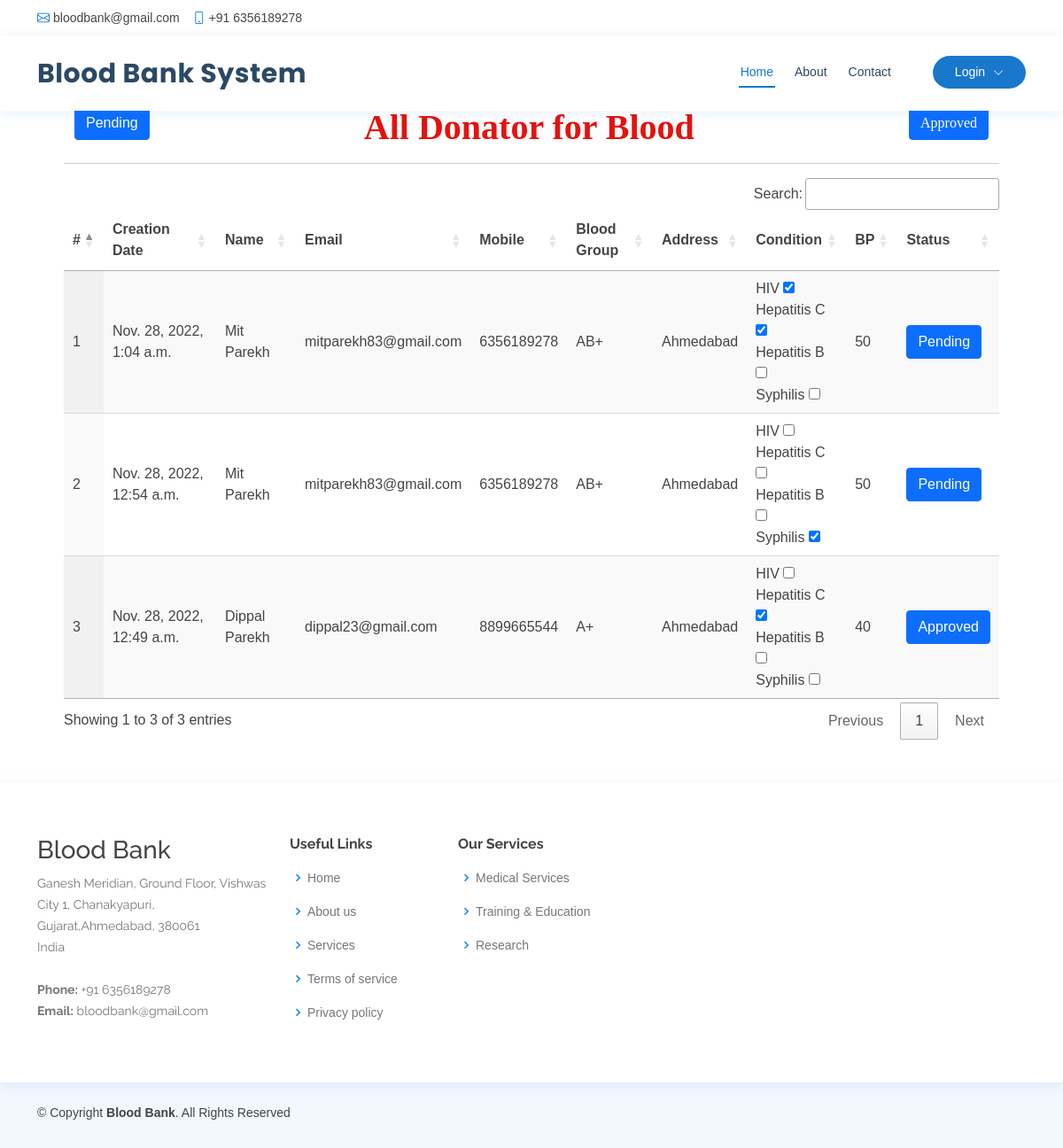
The page /donator_blood on the database its author committed.
### blood_app/models.py (models this page shows, shortened)
class Blood_Donation(models.Model):
    status = models.CharField(max_length=100, null=True, blank=True)
    user = models.ForeignKey(UserProfile, on_delete=models.CASCADE, null=True, blank=True)
    blood_group = models.ForeignKey(Category, on_delete=models.CASCADE, null=True, blank=True)
    place = models.CharField(max_length=100, null=True, blank=True)
    blood_pressure = models.CharField(max_length=100, null=True, blank=True)
    blood_units = models.CharField(max_length=100, null=True, blank=True)
    purpose = models.CharField(max_length=100, null=True, blank=True)
    description = models.TextField(null=True, blank=True)
    created = models.DateTimeField(auto_now=True,null=True)
    donation_date = models.DateField(null=True, blank=True)
    recieve_date = models.DateField(null=True, blank=True)
    active = models.BooleanField(null=True, blank=True, default=False)
    hiv = models.BooleanField(null=True, blank=True, default=False)
    hapetitis_c = models.BooleanField(null=True, blank=True, default=False)
    hapetitis_b = models.BooleanField(null=True, blank=True, default=False)
    syphilis = models.BooleanField(null=True, blank=True, default=False)
    active = models.BooleanField(null=True, blank=True, default=False)

class UserProfile(models.Model):
    user = models.ForeignKey(User, on_delete=models.CASCADE, null=True)
    contact = models.CharField(max_length=100, null=True)
    address = models.CharField(max_length=100, null=True)
    pincode = models.CharField(max_length=100, null=True)
    otp = models.CharField(max_length=100, null=True)
    password = models.CharField(max_length=100, null=True)
    blood_group = models.ForeignKey(Category, on_delete=models.CASCADE, null=True, blank=True)
    dob = models.DateField(null=True)
    disease = models.CharField(max_length=100, null=True, blank=True)
    image = models.FileField(null=True)

class Category(models.Model):
    name = models.CharField(max_length=100, null=True, blank=True)
    def __str__(self):
        return self.name

### blood_app/views.py (the view)
# urls.py: path('donator_blood', donator_blood, name='donator_blood'),
def donator_blood(request):
    mydata = request.GET.get('action',0)
    data = Blood_Donation.objects.filter(purpose="Blood Donate").order_by('-id')
    if mydata:
        data = data.filter(status=mydata)
    return render(request, 'donator_blood.html', {'data':data})

### blood_app/templates/donator_blood.html (shortened to what this page needs)
{% extends 'index.html' %}
{% load static %}
{% block body %}
<div class="container-fluid" style="width:90%;margin-top:10%">
                    <div class="container-fluid">
                      <a href="/donator_blood?action=Pending">
                        <button type="button" class="btn btn-primary pull-left">Pending</button>
                      </a>
                        <h1 align="center" style="font-weight:bold;font-family : 'Monotype Corsiva' ; color : #E6120E ;margin-top:4%">
                          {% if request.GET.action %} {{request.GET.action}} {% else %} All{% endif %} Donator for Blood
                      <a href="/donator_blood?action=Approved">
                        <button type="button" class="btn btn-primary pull-right">Approved</button>
                      </a>
                        </h1>
                         </div><hr>
                                <table id="example" class="display" style="width:100%">
                                  <thead>
                                    <tr>
                                      <th>#</th>
                                      <th>Creation Date</th>
                                      <th>Name</th>
                                      <th>Email</th>
                                      <th>Mobile</th>
                                      <th>Blood Group</th>
                                      <th>Address</th>
                                      <th>Condition</th>
                                      <th>BP</th>
                                      <th>Status</th>
                                  </tr>
                              </thead>
                              <tbody>
                              {% for i in data %}
                                <tr>
                                  <td>{{forloop.counter}}</td>
                                  <td>{{i.created}}</td>
                                  <td>{{i.user.user.first_name}} {{i.user.user.last_name}}</td>
                                  <td>{{i.user.user.email}}</td>
                                  <td>{{i.user.contact}}</td>
                                  <td>{{i.blood_group}}</td>
                                  <td>{{i.place}}</td>
                                  <td>
                                    HIV <input type="checkbox" class="form-control-check" name="hiv" {% if i.hiv %}checked{% endif %} readonly><br>
                                    Hepatitis C <input type="checkbox" class="form-control-check" name="hepc" {% if i.hapetitis_c %}checked{% endif %}><br>
                                    Hepatitis B <input type="checkbox" class="form-control-check" name="hepb" {% if i.hapetitis_b %}checked{% endif %}><br>
                                    Syphilis <input type="checkbox" class="form-control-check" name="syphilis" {% if i.syphilis %}checked{% endif %}><br>
                                  </td>
                                  <td>{{i.blood_pressure}}</td>
                                  <td>
                                    <a href="/change_status/{{i.id}}/?data={{request.get_full_path}}">
                                      <button type="button" class="btn btn-primary">{% if i.status == "Approved" %}Approved{% else %}Pending{% endif %} </button>
                                    </a>
                                  </td>
                              </tr>
                              {% endfor %}
                          </tbody>
                      </table>
                  </div>
{% endblock %}

### blood_app/static/css/style.css (style rules this page uses)
body { font-family: "Open Sans", sans-serif; color: #444444; }
a { color: #1977cc; text-decoration: none; }
h1, h2, h3, h4, h5, h6 { font-family: "Raleway", sans-serif; }

### blood_app/templates/donator_blood.html (style rules this page uses)
body { font-family: Arial, Helvetica, sans-serif; }

### rows shown on the page
Blood_Donation: created "Nov. 28, 2022, 1:04 a.m.", user.user.first_name "Mit", user.user.last_name "Parekh", user.user.email "mitparekh83@gmail.com", user.contact "6356189278", blood_group "AB+", place "Ahmedabad", hiv "☑", hapetitis_c "☑", blood_pressure "50", status "Pending"
Blood_Donation: created "Nov. 28, 2022, 12:54 a.m.", user.user.first_name "Mit", user.user.last_name "Parekh", user.user.email "mitparekh83@gmail.com", user.contact "6356189278", blood_group "AB+", place "Ahmedabad", syphilis "☑", blood_pressure "50", status "Pending"
Blood_Donation: created "Nov. 28, 2022, 12:49 a.m.", user.user.first_name "Dippal", user.user.last_name "Parekh", user.user.email "dippal23@gmail.com", user.contact "8899665544", blood_group "A+", place "Ahmedabad", hapetitis_c "☑", blood_pressure "40", status "Approved"
